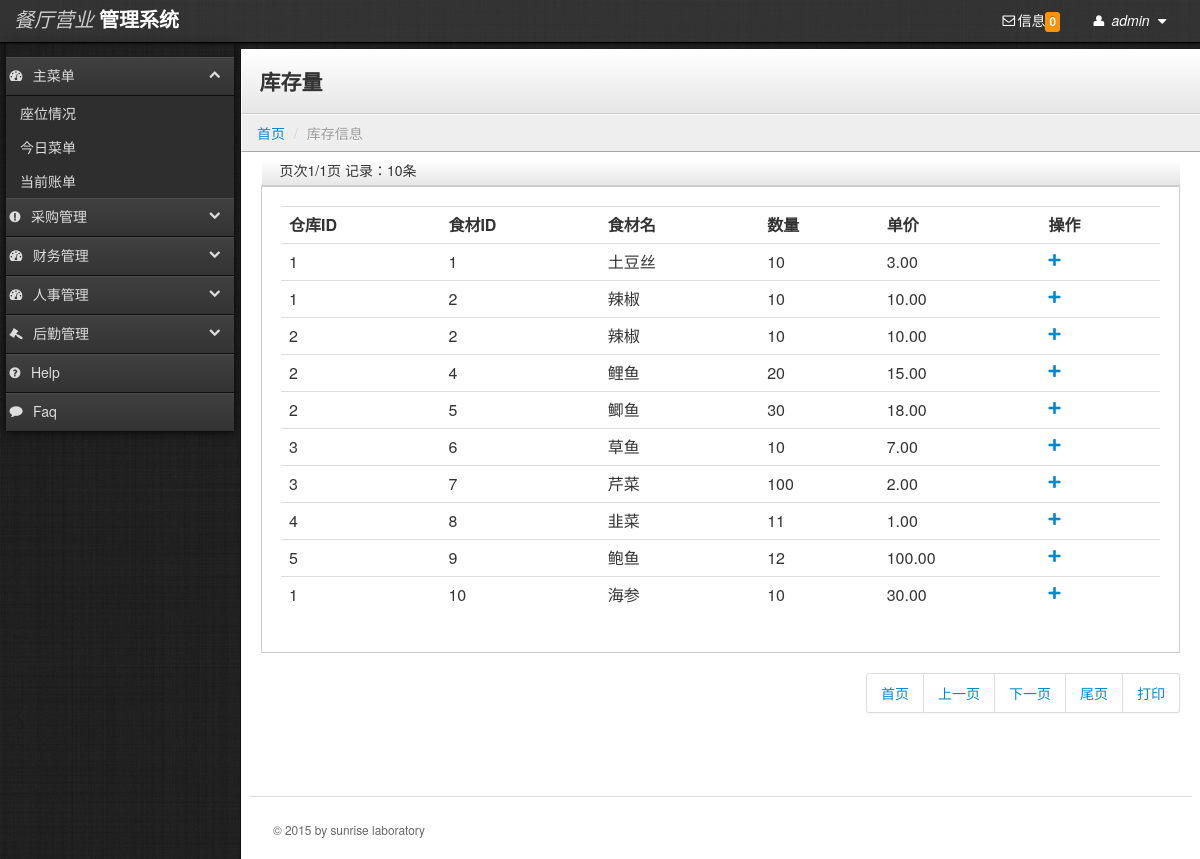
Before: /newRes/purchase_manage.php (signed in) with the older database file.
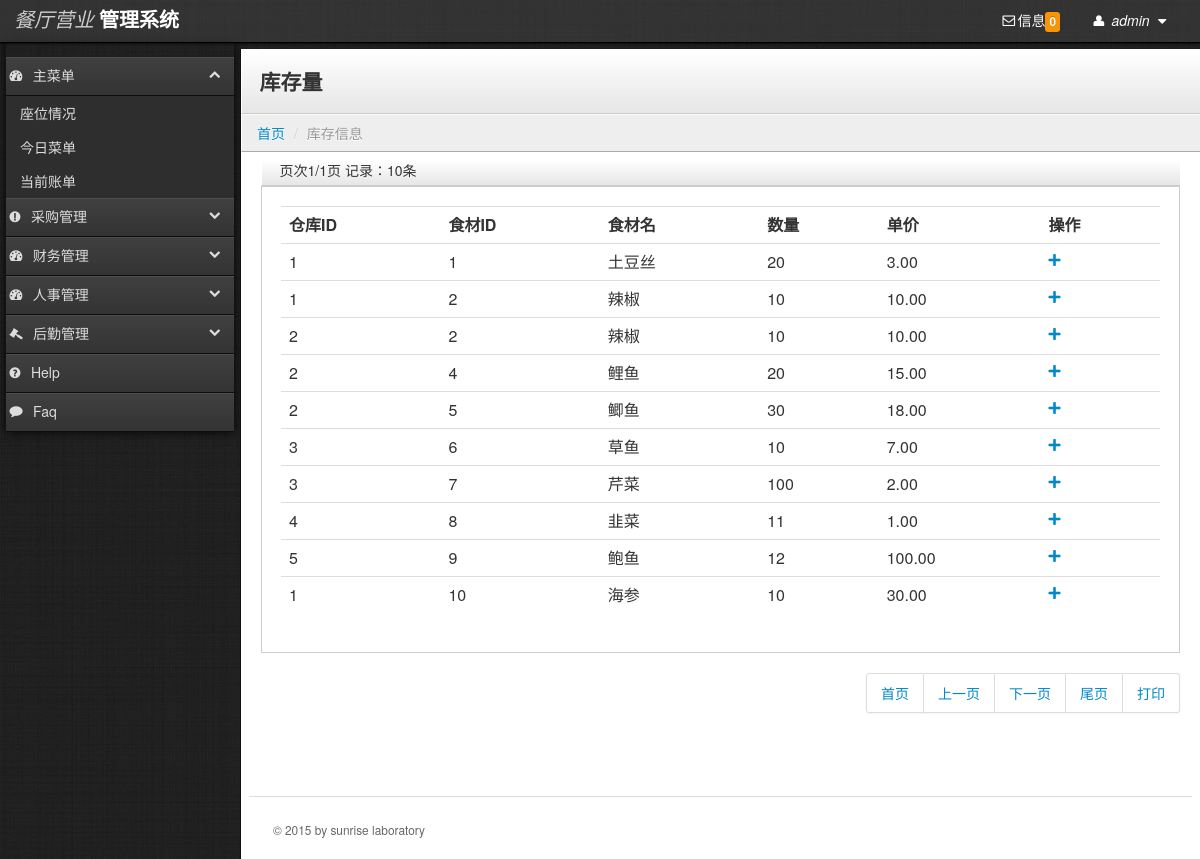
After: the same page with the newer database file.
### tables this page shows
CREATE TABLE `ingredientrepertory` (
  `ingredientsID` bigint(20) NOT NULL,
  `repertoryID` bigint(20) NOT NULL,
  `number` float NOT NULL,
  PRIMARY KEY  (`ingredientsID`,`repertoryID`)
);

CREATE TABLE `ingredients` (
  `ingredientsID` bigint(20) NOT NULL,
  `ingredientName` varchar(50) NOT NULL,
  `price` float(20,2) NOT NULL,
  `number` float(20,2) NOT NULL,
  `description` varchar(100) default NULL,
  PRIMARY KEY  (`ingredientsID`)
);

### newRes/purchase_manage.php (the view, shortened to what this page needs)
<?php
	if(isset($_GET['page'])){
		$page=$_GET['page'];
	}
	else{
		$page=1;
	}
	$page_count=20;
	$sql=mysql_query("SELECT IngredientRepertory.ingredientsID,IngredientRepertory.repertoryID,IngredientRepertory.number,INGREDIENTS.ingredientName, ingredients.price FROM IngredientRepertory INNER JOIN INGREDIENTS ON IngredientRepertory.ingredientsID = INGREDIENTS.ingredientsID
 ");
	$row=mysql_num_rows($sql);
	$page_page=ceil($row/$page_count);
	$last_record=($page-1)*$page_count;
?>
<?php include('boot.php');?>
 	<div class="content">
    	  <div class="header">
            <h1 class="page-title">库存量</h1>
        </div>
        <ul class="breadcrumb">
           <li><a href="index.php">首页</a> <span class="divider">/</span></li>
            <li class="active">库存信息</li>
        </ul>
        <div class="container-fluid">
            <div class="row-fluid">
              <div class="header">
                 <label>页次<?php echo $page;?>/<?php echo $page_page;?>页 记录：<?php echo $row;?>条</label>
             </div>
            <div class="well" id="purchase">
              <table class="table" id="table3">
                 <tr align="center" valign="middle">
                   <th>仓库ID</th>
                   <th>食材ID</th>
                   <th>食材名</th>
                   <th>数量</th>
                   <th>单价</th>
                   <th>操作</th>
                </tr>
              <?php
                  $sqls=mysql_query("SELECT IngredientRepertory.ingredientsID,IngredientRepertory.repertoryID,IngredientRepertory.number,INGREDIENTS.ingredientName, ingredients.price FROM IngredientRepertory INNER JOIN INGREDIENTS ON IngredientRepertory.ingredientsID = INGREDIENTS.ingredientsID  limit $last_record,$page_count
                  ");
                $array=mysql_fetch_array($sqls);
             do{
              ?>
            <tr>
                 <td><?php echo $array['repertoryID'];?></td>
                 <td><?php echo $array['ingredientsID'];?></td>
                 <td><?php echo $array['ingredientName'];?></td>
                 <td><?php echo $array['number'];?></td>
                 <td><?php echo $array['price'];?></td>
                 <td>
                	 <a href="insert.php?ingredientsID=<?php echo $array['ingredientsID'];?>&price=<?php echo $array['price'];?>"><i class="icon-plus"></i></a>
                 </td>
            </tr>
          <?php
          }while($array=mysql_fetch_array($sqls));
        ?>
          </table>
          </div>
                 <div class="pagination" >
                            <ul style="float:right;">
                              <li><a href="purchase_manage.php?page=1">首页</a> </li>
                              <li><a href="purchase_manage.php?page=<?php if($page==1){echo $page=1; }else{ echo $page-1; }?>">上一页</a></li>
                              <li><a href="purchase_manage.php?page=<?php if($page<$page_page){echo $page+1;}else{ echo $page_page;}?>">下一页</a></li>
                              <li><a href="purchase_manage.php?page=<?php echo $page_page;?>">尾页</a></li>
                              <li><a href="#" onClick="stamp('page_stats');">打印</a></li>
                            </ul>
                    </div>
                    <footer>
                        <hr>
                        <p>&copy; 2015 by sunrise laboratory </p>
                    </footer>
  </body>
</html>

Changed rows visible on the page:
changed ingredientrepertory "土豆丝": number "10" → "20"
